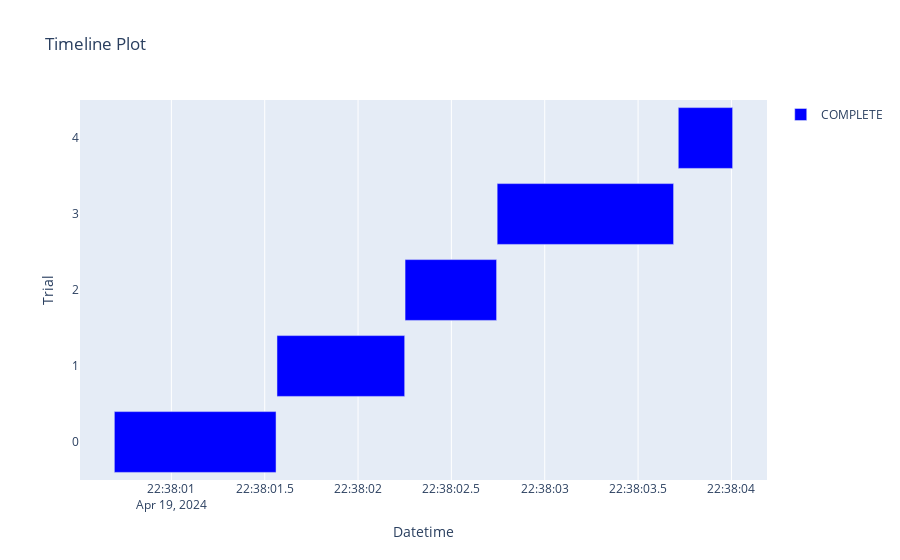

Notebook code cell kept with this figure:
### Code cell
plot_timeline(study)

### Figure 1 — Plotly figure (JSON) as saved in the notebook; plotly's stock layout.template omitted (floating-point values rounded to 4 significant figures)
{"data": [{"base": ["2024-04-19T22:38:00.694568", "2024-04-19T22:38:01.565765", "2024-04-19T22:38:02.251842", "2024-04-19T22:38:02.745188", "2024-04-19T22:38:03.715313"], "hovertemplate": "%{text}<extra>COMPLETE</extra>", "marker": {"color": "blue"}, "name": "COMPLETE", "orientation": "h", "text": ["{<br>  \"number\": 0,<br>  \"values\": [<br>    0.6274025772395591<br>  ],<br>  \"params\": {<br>    \"lambda\": 67.97305776669221,<br>    \"alpha\": 4.765278645965258e-06,<br>    \"colsample_bytree\": 0.8790244149224993,<br>    \"max_depth\": 7,<br>    \"min_child_weight\": 0.0001604288221987487,<br>    \"learning_rate\": 2.7529953913455527e-07,<br>    \"gamma\": 0.4658137977113674<br>  }<br>}", "{<br>  \"number\": 1,<br>  \"values\": [<br>    0.6274025772395591<br>  ],<br>  \"params\": {<br>    \"lambda\": 36.92645665518304,<br>    \"alpha\": 0.11174925956201374,<br>    \"colsample_bytree\": 0.3858535065107327,<br>    \"max_depth\": 9,<br>    \"min_child_weight\": 3.443531558591988e-07,<br>    \"learning_rate\": 0.00039739592397820107,<br>    \"gamma\": 6.030320213304569e-08<br>  }<br>}", "{<br>  \"number\": 2,<br>  \"values\": [<br>    0.6274025772395591<br>  ],<br>  \"params\": {<br>    \"lambda\": 3.6292109803562603e-07,<br>    \"alpha\": 0.11148817804682892,<br>    \"colsample_bytree\": 0.3357502505613844,<br>    \"max_depth\": 2,<br>    \"min_child_weight\": 7.024189817952136,<br>    \"learning_rate\": 0.00550908121568427,<br>    \"gamma\": 4.5928466105761136e-07<br>  }<br>}", "{<br>  \"number\": 3,<br>  \"values\": [<br>    0.6274025772395591<br>  ],<br>  \"params\": {<br>    \"lambda\": 0.0011690717663479322,<br>    \"alpha\": 0.011119992684479961,<br>    \"colsample_bytree\": 0.8454962957241452,<br>    \"max_depth\": 6,<br>    \"min_child_weight\": 3.5348321291215614e-07,<br>    \"learning_rate\": 0.005671694275347173,<br>    \"gamma\": 0.31100825338763516<br>  }<br>}", "{<br>  \"number\": 4,<br>  \"values\": [<br>    0.6274025772395591<br>  ],<br>  \"params\": {<br>    \"lambda\": 2.418146536196891e-05,<br>    \"alpha\": 2.46860978964976,<br>    \"colsample_bytree\": 0.659410160471894,<br>    \"max_depth\": 4,<br>    \"min_child_weight\": 5.411766293683066,<br>    \"learning_rate\": 3.1179182665325576e-07,<br>    \"gamma\": 0.03252267328769665<br>  }<br>}"], "textposition": "none", "type": "bar", "x": [866.2, 684.1, 490.3, 945.1, 291.3], "y": [0, 1, 2, 3, 4]}], "layout": {"autosize": true, "showlegend": true, "title": {"text": "Timeline Plot"}, "xaxis": {"autorange": true, "range": ["2024-04-19 22:38:00.5106", "2024-04-19 22:38:04.1906"], "title": {"text": "Datetime"}, "type": "date"}, "yaxis": {"autorange": true, "range": [-0.5, 4.5], "title": {"text": "Trial"}, "type": "linear"}}}
